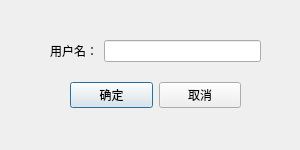
<?xml version="1.0" encoding="UTF-8"?>
<ui version="4.0">
 <class>sing_in</class>
 <widget class="QDialog" name="sing_in">
  <property name="windowModality">
   <enum>Qt::NonModal</enum>
  </property>
  <property name="geometry">
   <rect>
    <x>0</x>
    <y>0</y>
    <width>300</width>
    <height>150</height>
   </rect>
  </property>
  <property name="windowTitle">
   <string>Dialog</string>
  </property>
  <widget class="QWidget" name="horizontalLayoutWidget">
   <property name="geometry">
    <rect>
     <x>70</x>
     <y>80</y>
     <width>171</width>
     <height>31</height>
    </rect>
   </property>
   <layout class="QHBoxLayout" name="horizontalLayout">
    <item>
     <widget class="QPushButton" name="pushButton_2">
      <property name="text">
       <string>确定</string>
      </property>
     </widget>
    </item>
    <item>
     <widget class="QPushButton" name="pushButton">
      <property name="text">
       <string>取消</string>
      </property>
     </widget>
    </item>
   </layout>
  </widget>
  <widget class="QWidget" name="formLayoutWidget">
   <property name="geometry">
    <rect>
     <x>50</x>
     <y>40</y>
     <width>211</width>
     <height>22</height>
    </rect>
   </property>
   <layout class="QFormLayout" name="formLayout">
    <item row="0" column="0">
     <widget class="QLabel" name="label">
      <property name="text">
       <string>用户名：</string>
      </property>
     </widget>
    </item>
    <item row="0" column="1">
     <widget class="QLineEdit" name="name"/>
    </item>
   </layout>
  </widget>
 </widget>
 <resources/>
 <connections/>
</ui>
